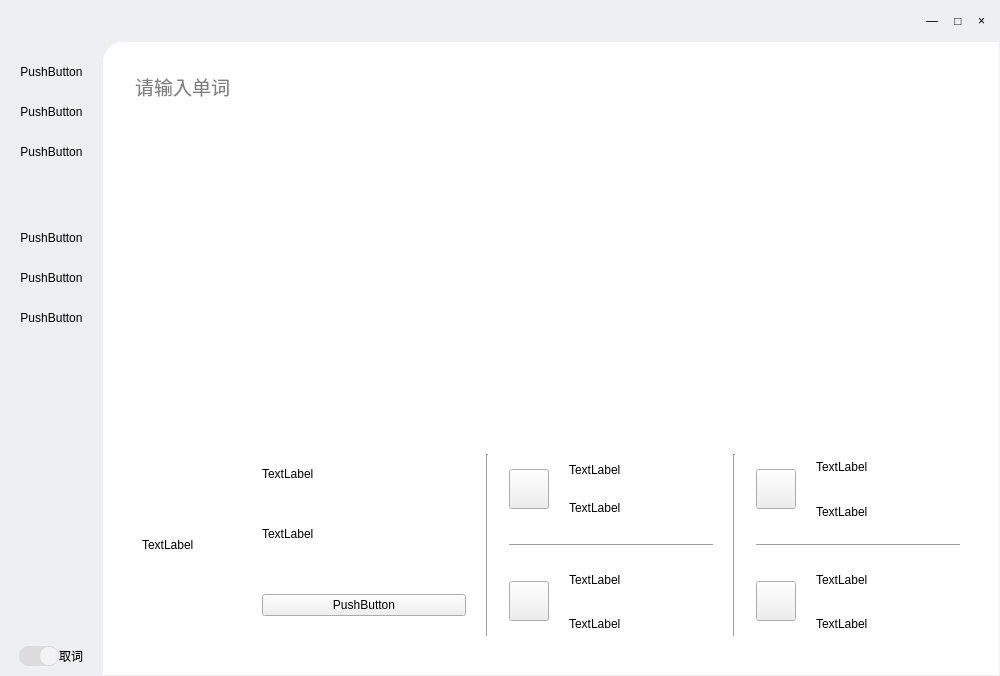
<?xml version="1.0" encoding="UTF-8"?>
<ui version="4.0">
 <class>MainWindow</class>
 <widget class="QMainWindow" name="MainWindow">
  <property name="geometry">
   <rect>
    <x>0</x>
    <y>0</y>
    <width>1000</width>
    <height>676</height>
   </rect>
  </property>
  <property name="font">
   <font>
    <family>等线</family>
   </font>
  </property>
  <property name="windowTitle">
   <string>MainWindow</string>
  </property>
  <property name="styleSheet">
   <string notr="true">QLabel{	
	font: 9pt &quot;等线&quot;;
}



QWidget#widget{
        background-color: rgb(237, 239, 242);
}

QWidget#widget_2{
        background-color: rgb(237, 239, 242);
}

QWidget#widget_3,
QWidget#widget_4,
QWidget#widget_5,
QWidget#widget_6,
QWidget#widget_7,
QWidget#widget_8{
		border-top-left-radius:20px;
        background-color: rgb(255, 255, 255);
}

QFrame#frame{
	background-color: rgb(220, 220, 220);
	border-radius:10px;
	max-height:20px; 
	max-width:40px;
	min-height:20px; 
	min-width:40px;
	
}

QPushButton#pushButton_11{
	background-color: rgb(220, 220, 220);
	border-radius:9px;
	padding: 0px;
	max-height:18px;
	max-width:18px;
	min-height:18px; 
	min-width:18px;
}

QPushButton#pushButton_12{	
	background-color: rgb(244, 244, 244);
	border-radius:9px;
	padding: 0px;
	max-height:18px; 
	max-width:18px;
	min-height:18px; 
	min-width:18px;
}

QPushButton#pushButton_2,
QPushButton#pushButton_3,
QPushButton#pushButton_4,
QPushButton#pushButton_5,
QPushButton#pushButton_6,
QPushButton#pushButton_7{
        background-color: rgb(237, 239, 242);
        border-radius:1px;
        padding: 10px 20px 10px 20px;
}

QPushButton#pushButton{
        background-color:rgb(237, 239, 242);
		border-top-left-radius:10px;
		border-bottom-left-radius:10px;
}

QPushButton#pushButton_13,
QPushButton#pushButton_14{
	background-color: rgb(255, 255, 255);
	border-radius:5px;
	padding:3px;
}

QPushButton#pushButton_13:hover,
QPushButton#pushButton_14:hover{
	background-color: rgb(240, 240, 240);
	border-radius:5px;
}

QPushButton#pushButton_8,
QPushButton#pushButton_9,
QPushButton#pushButton_10{
        background-color: rgb(237, 239, 242);
        border-radius:1px;
        padding: 5px 5px 5px 5px;
}

QPushButton#pushButton_2:hover{
	background-color: qlineargradient(spread:pad, x1:0, y1:0.5, x2:1, y2:0.5, stop:0 rgba(200, 200, 200, 255), stop:1 rgba(255, 255, 255, 255));

}

QPushButton#pushButton:hover,
QPushButton#pushButton_3:hover,
QPushButton#pushButton_4:hover,
QPushButton#pushButton_5:hover,
QPushButton#pushButton_6:hover,
QPushButton#pushButton_7:hover{
	border-radius:1px;
	background-color: qlineargradient(spread:pad, x1:0, y1:0.5, x2:1, y2:0.5, stop:0 rgba(200, 200, 200, 255), stop:1 rgba(255, 255, 255, 255));

}
</string>
  </property>
  <property name="iconSize">
   <size>
    <width>50</width>
    <height>24</height>
   </size>
  </property>
  <widget class="QWidget" name="centralwidget">
   <layout class="QGridLayout" name="gridLayout">
    <property name="leftMargin">
     <number>0</number>
    </property>
    <property name="topMargin">
     <number>0</number>
    </property>
    <property name="rightMargin">
     <number>1</number>
    </property>
    <property name="bottomMargin">
     <number>1</number>
    </property>
    <property name="spacing">
     <number>0</number>
    </property>
    <item row="0" column="1">
     <widget class="QWidget" name="widget" native="true">
      <property name="maximumSize">
       <size>
        <width>16777215</width>
        <height>60</height>
       </size>
      </property>
      <property name="styleSheet">
       <string notr="true"/>
      </property>
      <layout class="QHBoxLayout" name="horizontalLayout">
       <item>
        <spacer name="horizontalSpacer">
         <property name="orientation">
          <enum>Qt::Horizontal</enum>
         </property>
         <property name="sizeHint" stdset="0">
          <size>
           <width>490</width>
           <height>20</height>
          </size>
         </property>
        </spacer>
       </item>
       <item>
        <widget class="QPushButton" name="pushButton_10">
         <property name="text">
          <string>—</string>
         </property>
        </widget>
       </item>
       <item>
        <widget class="QPushButton" name="pushButton_9">
         <property name="text">
          <string>□</string>
         </property>
        </widget>
       </item>
       <item>
        <widget class="QPushButton" name="pushButton_8">
         <property name="text">
          <string>×</string>
         </property>
        </widget>
       </item>
      </layout>
     </widget>
    </item>
    <item row="0" column="0" rowspan="2">
     <widget class="QWidget" name="widget_2" native="true">
      <property name="sizePolicy">
       <sizepolicy hsizetype="Maximum" vsizetype="Preferred">
        <horstretch>0</horstretch>
        <verstretch>0</verstretch>
       </sizepolicy>
      </property>
      <property name="minimumSize">
       <size>
        <width>40</width>
        <height>0</height>
       </size>
      </property>
      <property name="maximumSize">
       <size>
        <width>16777215</width>
        <height>16777215</height>
       </size>
      </property>
      <property name="layoutDirection">
       <enum>Qt::RightToLeft</enum>
      </property>
      <property name="styleSheet">
       <string notr="true"/>
      </property>
      <layout class="QGridLayout" name="gridLayout_2">
       <property name="leftMargin">
        <number>0</number>
       </property>
       <property name="rightMargin">
        <number>0</number>
       </property>
       <item row="11" column="0">
        <spacer name="verticalSpacer_3">
         <property name="orientation">
          <enum>Qt::Vertical</enum>
         </property>
         <property name="sizeHint" stdset="0">
          <size>
           <width>20</width>
           <height>40</height>
          </size>
         </property>
        </spacer>
       </item>
       <item row="8" column="0">
        <widget class="QPushButton" name="pushButton_5">
         <property name="minimumSize">
          <size>
           <width>0</width>
           <height>0</height>
          </size>
         </property>
         <property name="layoutDirection">
          <enum>Qt::RightToLeft</enum>
         </property>
         <property name="text">
          <string>PushButton</string>
         </property>
         <property name="iconSize">
          <size>
           <width>25</width>
           <height>25</height>
          </size>
         </property>
        </widget>
       </item>
       <item row="1" column="0">
        <widget class="QPushButton" name="pushButton_2">
         <property name="minimumSize">
          <size>
           <width>0</width>
           <height>0</height>
          </size>
         </property>
         <property name="layoutDirection">
          <enum>Qt::RightToLeft</enum>
         </property>
         <property name="text">
          <string>PushButton</string>
         </property>
         <property name="iconSize">
          <size>
           <width>25</width>
           <height>25</height>
          </size>
         </property>
        </widget>
       </item>
       <item row="0" column="0" alignment="Qt::AlignHCenter">
        <widget class="QLabel" name="label">
         <property name="sizePolicy">
          <sizepolicy hsizetype="Fixed" vsizetype="Fixed">
           <horstretch>0</horstretch>
           <verstretch>0</verstretch>
          </sizepolicy>
         </property>
         <property name="minimumSize">
          <size>
           <width>40</width>
           <height>40</height>
          </size>
         </property>
         <property name="text">
          <string/>
         </property>
        </widget>
       </item>
       <item row="7" column="0">
        <widget class="QPushButton" name="pushButton">
         <property name="minimumSize">
          <size>
           <width>0</width>
           <height>40</height>
          </size>
         </property>
         <property name="maximumSize">
          <size>
           <width>25</width>
           <height>16777215</height>
          </size>
         </property>
         <property name="text">
          <string/>
         </property>
        </widget>
       </item>
       <item row="2" column="0">
        <widget class="QPushButton" name="pushButton_3">
         <property name="minimumSize">
          <size>
           <width>0</width>
           <height>0</height>
          </size>
         </property>
         <property name="layoutDirection">
          <enum>Qt::RightToLeft</enum>
         </property>
         <property name="text">
          <string>PushButton</string>
         </property>
         <property name="iconSize">
          <size>
           <width>25</width>
           <height>25</height>
          </size>
         </property>
        </widget>
       </item>
       <item row="13" column="0">
        <widget class="QWidget" name="widget_9" native="true">
         <property name="font">
          <font>
           <family>等线</family>
          </font>
         </property>
         <layout class="QHBoxLayout" name="horizontalLayout_9">
          <property name="spacing">
           <number>0</number>
          </property>
          <property name="leftMargin">
           <number>0</number>
          </property>
          <property name="topMargin">
           <number>0</number>
          </property>
          <property name="rightMargin">
           <number>0</number>
          </property>
          <property name="bottomMargin">
           <number>0</number>
          </property>
          <item>
           <spacer name="horizontalSpacer_3">
            <property name="orientation">
             <enum>Qt::Horizontal</enum>
            </property>
            <property name="sizeHint" stdset="0">
             <size>
              <width>10</width>
              <height>20</height>
             </size>
            </property>
           </spacer>
          </item>
          <item>
           <widget class="QLabel" name="label_2">
            <property name="sizePolicy">
             <sizepolicy hsizetype="Fixed" vsizetype="Preferred">
              <horstretch>0</horstretch>
              <verstretch>0</verstretch>
             </sizepolicy>
            </property>
            <property name="font">
             <font>
              <family>等线</family>
              <pointsize>9</pointsize>
              <weight>50</weight>
              <italic>false</italic>
              <bold>false</bold>
             </font>
            </property>
            <property name="text">
             <string>取词</string>
            </property>
           </widget>
          </item>
          <item>
           <widget class="QFrame" name="frame">
            <property name="minimumSize">
             <size>
              <width>40</width>
              <height>20</height>
             </size>
            </property>
            <property name="maximumSize">
             <size>
              <width>40</width>
              <height>20</height>
             </size>
            </property>
            <property name="frameShape">
             <enum>QFrame::Box</enum>
            </property>
            <property name="frameShadow">
             <enum>QFrame::Raised</enum>
            </property>
            <property name="lineWidth">
             <number>1</number>
            </property>
            <layout class="QHBoxLayout" name="horizontalLayout_8">
             <property name="spacing">
              <number>0</number>
             </property>
             <property name="leftMargin">
              <number>0</number>
             </property>
             <property name="topMargin">
              <number>0</number>
             </property>
             <property name="rightMargin">
              <number>0</number>
             </property>
             <property name="bottomMargin">
              <number>0</number>
             </property>
             <item>
              <widget class="QPushButton" name="pushButton_12">
               <property name="minimumSize">
                <size>
                 <width>18</width>
                 <height>18</height>
                </size>
               </property>
               <property name="maximumSize">
                <size>
                 <width>18</width>
                 <height>18</height>
                </size>
               </property>
               <property name="text">
                <string/>
               </property>
              </widget>
             </item>
             <item>
              <widget class="QPushButton" name="pushButton_11">
               <property name="minimumSize">
                <size>
                 <width>18</width>
                 <height>18</height>
                </size>
               </property>
               <property name="maximumSize">
                <size>
                 <width>18</width>
                 <height>18</height>
                </size>
               </property>
               <property name="text">
                <string/>
               </property>
              </widget>
             </item>
            </layout>
           </widget>
          </item>
          <item>
           <spacer name="horizontalSpacer_2">
            <property name="orientation">
             <enum>Qt::Horizontal</enum>
            </property>
            <property name="sizeHint" stdset="0">
             <size>
              <width>10</width>
              <height>20</height>
             </size>
            </property>
           </spacer>
          </item>
         </layout>
        </widget>
       </item>
       <item row="9" column="0">
        <widget class="QPushButton" name="pushButton_6">
         <property name="minimumSize">
          <size>
           <width>0</width>
           <height>0</height>
          </size>
         </property>
         <property name="layoutDirection">
          <enum>Qt::RightToLeft</enum>
         </property>
         <property name="text">
          <string>PushButton</string>
         </property>
         <property name="iconSize">
          <size>
           <width>25</width>
           <height>25</height>
          </size>
         </property>
        </widget>
       </item>
       <item row="12" column="0">
        <spacer name="verticalSpacer">
         <property name="orientation">
          <enum>Qt::Vertical</enum>
         </property>
         <property name="sizeHint" stdset="0">
          <size>
           <width>20</width>
           <height>40</height>
          </size>
         </property>
        </spacer>
       </item>
       <item row="10" column="0">
        <widget class="QPushButton" name="pushButton_7">
         <property name="minimumSize">
          <size>
           <width>0</width>
           <height>0</height>
          </size>
         </property>
         <property name="layoutDirection">
          <enum>Qt::RightToLeft</enum>
         </property>
         <property name="text">
          <string>PushButton</string>
         </property>
         <property name="iconSize">
          <size>
           <width>25</width>
           <height>25</height>
          </size>
         </property>
        </widget>
       </item>
       <item row="3" column="0">
        <widget class="QPushButton" name="pushButton_4">
         <property name="minimumSize">
          <size>
           <width>0</width>
           <height>0</height>
          </size>
         </property>
         <property name="layoutDirection">
          <enum>Qt::RightToLeft</enum>
         </property>
         <property name="text">
          <string>PushButton</string>
         </property>
         <property name="iconSize">
          <size>
           <width>25</width>
           <height>25</height>
          </size>
         </property>
        </widget>
       </item>
      </layout>
     </widget>
    </item>
    <item row="1" column="1" colspan="2">
     <widget class="QStackedWidget" name="stackedWidget">
      <property name="styleSheet">
       <string notr="true"/>
      </property>
      <property name="currentIndex">
       <number>4</number>
      </property>
      <widget class="QWidget" name="page">
       <property name="styleSheet">
        <string notr="true"/>
       </property>
       <layout class="QHBoxLayout" name="horizontalLayout_2">
        <property name="leftMargin">
         <number>0</number>
        </property>
        <property name="topMargin">
         <number>0</number>
        </property>
        <property name="rightMargin">
         <number>0</number>
        </property>
        <property name="bottomMargin">
         <number>0</number>
        </property>
        <item>
         <widget class="QWidget" name="widget_3" native="true">
          <property name="styleSheet">
           <string notr="true"/>
          </property>
          <layout class="QVBoxLayout" name="verticalLayout_2">
           <item>
            <widget class="QLineEdit" name="lineEdit">
             <property name="text">
              <string>Page1</string>
             </property>
            </widget>
           </item>
          </layout>
         </widget>
        </item>
       </layout>
      </widget>
      <widget class="QWidget" name="page_2">
       <layout class="QVBoxLayout" name="verticalLayout">
        <property name="leftMargin">
         <number>0</number>
        </property>
        <property name="topMargin">
         <number>0</number>
        </property>
        <property name="rightMargin">
         <number>0</number>
        </property>
        <property name="bottomMargin">
         <number>0</number>
        </property>
        <item>
         <widget class="QWidget" name="widget_4" native="true">
          <property name="styleSheet">
           <string notr="true"/>
          </property>
          <layout class="QHBoxLayout" name="horizontalLayout_7">
           <item>
            <widget class="QLineEdit" name="lineEdit_2">
             <property name="text">
              <string>Page2</string>
             </property>
            </widget>
           </item>
          </layout>
         </widget>
        </item>
       </layout>
      </widget>
      <widget class="QWidget" name="page_3">
       <layout class="QHBoxLayout" name="horizontalLayout_3">
        <property name="leftMargin">
         <number>0</number>
        </property>
        <property name="topMargin">
         <number>0</number>
        </property>
        <property name="rightMargin">
         <number>0</number>
        </property>
        <property name="bottomMargin">
         <number>0</number>
        </property>
        <item>
         <widget class="QWidget" name="widget_5" native="true">
          <property name="styleSheet">
           <string notr="true"/>
          </property>
          <layout class="QVBoxLayout" name="verticalLayout_3">
           <item>
            <widget class="QLineEdit" name="lineEdit_3">
             <property name="text">
              <string>Page3</string>
             </property>
            </widget>
           </item>
          </layout>
         </widget>
        </item>
       </layout>
      </widget>
      <widget class="QWidget" name="page_4">
       <layout class="QHBoxLayout" name="horizontalLayout_4">
        <property name="leftMargin">
         <number>0</number>
        </property>
        <property name="topMargin">
         <number>0</number>
        </property>
        <property name="rightMargin">
         <number>0</number>
        </property>
        <property name="bottomMargin">
         <number>0</number>
        </property>
        <item>
         <widget class="QWidget" name="widget_6" native="true">
          <property name="styleSheet">
           <string notr="true"/>
          </property>
          <layout class="QVBoxLayout" name="verticalLayout_4">
           <item>
            <widget class="QLineEdit" name="lineEdit_4">
             <property name="text">
              <string>Page4</string>
             </property>
            </widget>
           </item>
          </layout>
         </widget>
        </item>
       </layout>
      </widget>
      <widget class="QWidget" name="page_5">
       <layout class="QHBoxLayout" name="horizontalLayout_5">
        <property name="leftMargin">
         <number>0</number>
        </property>
        <property name="topMargin">
         <number>0</number>
        </property>
        <property name="rightMargin">
         <number>0</number>
        </property>
        <property name="bottomMargin">
         <number>0</number>
        </property>
        <item>
         <widget class="QWidget" name="widget_7" native="true">
          <property name="styleSheet">
           <string notr="true"/>
          </property>
          <layout class="QGridLayout" name="gridLayout_3">
           <property name="leftMargin">
            <number>30</number>
           </property>
           <property name="topMargin">
            <number>30</number>
           </property>
           <property name="rightMargin">
            <number>30</number>
           </property>
           <property name="bottomMargin">
            <number>30</number>
           </property>
           <item row="1" column="0">
            <spacer name="verticalSpacer_2">
             <property name="orientation">
              <enum>Qt::Vertical</enum>
             </property>
             <property name="sizeHint" stdset="0">
              <size>
               <width>20</width>
               <height>40</height>
              </size>
             </property>
            </spacer>
           </item>
           <item row="0" column="0">
            <widget class="QLineEdit" name="lineEdit_5">
             <property name="font">
              <font>
               <family>等线</family>
               <pointsize>14</pointsize>
              </font>
             </property>
             <property name="focusPolicy">
              <enum>Qt::StrongFocus</enum>
             </property>
             <property name="text">
              <string/>
             </property>
             <property name="frame">
              <bool>false</bool>
             </property>
             <property name="cursorPosition">
              <number>0</number>
             </property>
             <property name="placeholderText">
              <string>请输入单词</string>
             </property>
            </widget>
           </item>
           <item row="0" column="1">
            <widget class="QPushButton" name="pushButton_13">
             <property name="text">
              <string/>
             </property>
             <property name="icon">
              <iconset resource="icon.qrc">
               <normaloff>:/icon/icon/exit3.png</normaloff>:/icon/icon/exit3.png</iconset>
             </property>
             <property name="iconSize">
              <size>
               <width>25</width>
               <height>25</height>
              </size>
             </property>
            </widget>
           </item>
           <item row="0" column="2">
            <widget class="QPushButton" name="pushButton_14">
             <property name="text">
              <string/>
             </property>
             <property name="icon">
              <iconset resource="icon.qrc">
               <normaloff>:/icon/icon/enter2.png</normaloff>:/icon/icon/enter2.png</iconset>
             </property>
             <property name="iconSize">
              <size>
               <width>25</width>
               <height>25</height>
              </size>
             </property>
            </widget>
           </item>
           <item row="2" column="0" colspan="3">
            <widget class="QWidget" name="widget_10" native="true">
             <property name="minimumSize">
              <size>
               <width>0</width>
               <height>200</height>
              </size>
             </property>
             <property name="maximumSize">
              <size>
               <width>16777215</width>
               <height>200</height>
              </size>
             </property>
             <layout class="QGridLayout" name="gridLayout_4" columnstretch="1,1,1,1,1,1">
              <property name="spacing">
               <number>20</number>
              </property>
              <item row="0" column="2" rowspan="3">
               <widget class="Line" name="line">
                <property name="orientation">
                 <enum>Qt::Vertical</enum>
                </property>
               </widget>
              </item>
              <item row="2" column="5">
               <layout class="QHBoxLayout" name="horizontalLayout_13">
                <item>
                 <widget class="QPushButton" name="pushButton_19">
                  <property name="minimumSize">
                   <size>
                    <width>40</width>
                    <height>40</height>
                   </size>
                  </property>
                  <property name="maximumSize">
                   <size>
                    <width>40</width>
                    <height>40</height>
                   </size>
                  </property>
                  <property name="text">
                   <string/>
                  </property>
                  <property name="icon">
                   <iconset resource="icon.qrc">
                    <normaloff>:/icon/icon/exit3.png</normaloff>:/icon/icon/exit3.png</iconset>
                  </property>
                  <property name="iconSize">
                   <size>
                    <width>30</width>
                    <height>30</height>
                   </size>
                  </property>
                 </widget>
                </item>
                <item>
                 <layout class="QVBoxLayout" name="verticalLayout_10">
                  <item>
                   <widget class="QLabel" name="label_11">
                    <property name="text">
                     <string>TextLabel</string>
                    </property>
                   </widget>
                  </item>
                  <item>
                   <widget class="QLabel" name="label_12">
                    <property name="text">
                     <string>TextLabel</string>
                    </property>
                   </widget>
                  </item>
                 </layout>
                </item>
               </layout>
              </item>
              <item row="0" column="5">
               <layout class="QHBoxLayout" name="horizontalLayout_12">
                <item>
                 <widget class="QPushButton" name="pushButton_18">
                  <property name="minimumSize">
                   <size>
                    <width>40</width>
                    <height>40</height>
                   </size>
                  </property>
                  <property name="maximumSize">
                   <size>
                    <width>40</width>
                    <height>40</height>
                   </size>
                  </property>
                  <property name="text">
                   <string/>
                  </property>
                  <property name="icon">
                   <iconset resource="icon.qrc">
                    <normaloff>:/icon/icon/exit3.png</normaloff>:/icon/icon/exit3.png</iconset>
                  </property>
                  <property name="iconSize">
                   <size>
                    <width>30</width>
                    <height>30</height>
                   </size>
                  </property>
                 </widget>
                </item>
                <item>
                 <layout class="QVBoxLayout" name="verticalLayout_9">
                  <item>
                   <widget class="QLabel" name="label_9">
                    <property name="text">
                     <string>TextLabel</string>
                    </property>
                   </widget>
                  </item>
                  <item>
                   <widget class="QLabel" name="label_10">
                    <property name="text">
                     <string>TextLabel</string>
                    </property>
                   </widget>
                  </item>
                 </layout>
                </item>
               </layout>
              </item>
              <item row="1" column="3">
               <widget class="Line" name="line_3">
                <property name="orientation">
                 <enum>Qt::Horizontal</enum>
                </property>
               </widget>
              </item>
              <item row="0" column="4" rowspan="3">
               <widget class="Line" name="line_2">
                <property name="orientation">
                 <enum>Qt::Vertical</enum>
                </property>
               </widget>
              </item>
              <item row="0" column="1" rowspan="3">
               <layout class="QVBoxLayout" name="verticalLayout_5">
                <item>
                 <widget class="QLabel" name="label_3">
                  <property name="text">
                   <string>TextLabel</string>
                  </property>
                 </widget>
                </item>
                <item>
                 <widget class="QLabel" name="label_4">
                  <property name="text">
                   <string>TextLabel</string>
                  </property>
                 </widget>
                </item>
                <item>
                 <spacer name="horizontalSpacer_4">
                  <property name="orientation">
                   <enum>Qt::Horizontal</enum>
                  </property>
                  <property name="sizeHint" stdset="0">
                   <size>
                    <width>40</width>
                    <height>20</height>
                   </size>
                  </property>
                 </spacer>
                </item>
                <item>
                 <widget class="QPushButton" name="pushButton_15">
                  <property name="text">
                   <string>PushButton</string>
                  </property>
                 </widget>
                </item>
                <item>
                 <spacer name="horizontalSpacer_5">
                  <property name="orientation">
                   <enum>Qt::Horizontal</enum>
                  </property>
                  <property name="sizeHint" stdset="0">
                   <size>
                    <width>40</width>
                    <height>20</height>
                   </size>
                  </property>
                 </spacer>
                </item>
               </layout>
              </item>
              <item row="1" column="5">
               <widget class="Line" name="line_4">
                <property name="orientation">
                 <enum>Qt::Horizontal</enum>
                </property>
               </widget>
              </item>
              <item row="0" column="3">
               <layout class="QHBoxLayout" name="horizontalLayout_10">
                <item>
                 <widget class="QPushButton" name="pushButton_16">
                  <property name="minimumSize">
                   <size>
                    <width>40</width>
                    <height>40</height>
                   </size>
                  </property>
                  <property name="maximumSize">
                   <size>
                    <width>40</width>
                    <height>40</height>
                   </size>
                  </property>
                  <property name="text">
                   <string/>
                  </property>
                  <property name="icon">
                   <iconset resource="icon.qrc">
                    <normaloff>:/icon/icon/exit3.png</normaloff>:/icon/icon/exit3.png</iconset>
                  </property>
                  <property name="iconSize">
                   <size>
                    <width>30</width>
                    <height>30</height>
                   </size>
                  </property>
                 </widget>
                </item>
                <item>
                 <layout class="QVBoxLayout" name="verticalLayout_7">
                  <property name="spacing">
                   <number>6</number>
                  </property>
                  <item>
                   <widget class="QLabel" name="label_5">
                    <property name="text">
                     <string>TextLabel</string>
                    </property>
                   </widget>
                  </item>
                  <item>
                   <widget class="QLabel" name="label_6">
                    <property name="text">
                     <string>TextLabel</string>
                    </property>
                   </widget>
                  </item>
                 </layout>
                </item>
               </layout>
              </item>
              <item row="2" column="3">
               <layout class="QHBoxLayout" name="horizontalLayout_11">
                <item>
                 <widget class="QPushButton" name="pushButton_17">
                  <property name="minimumSize">
                   <size>
                    <width>40</width>
                    <height>40</height>
                   </size>
                  </property>
                  <property name="maximumSize">
                   <size>
                    <width>40</width>
                    <height>40</height>
                   </size>
                  </property>
                  <property name="text">
                   <string/>
                  </property>
                  <property name="icon">
                   <iconset resource="icon.qrc">
                    <normaloff>:/icon/icon/exit3.png</normaloff>:/icon/icon/exit3.png</iconset>
                  </property>
                  <property name="iconSize">
                   <size>
                    <width>30</width>
                    <height>30</height>
                   </size>
                  </property>
                 </widget>
                </item>
                <item>
                 <layout class="QVBoxLayout" name="verticalLayout_8">
                  <item>
                   <widget class="QLabel" name="label_7">
                    <property name="text">
                     <string>TextLabel</string>
                    </property>
                   </widget>
                  </item>
                  <item>
                   <widget class="QLabel" name="label_8">
                    <property name="text">
                     <string>TextLabel</string>
                    </property>
                   </widget>
                  </item>
                 </layout>
                </item>
               </layout>
              </item>
              <item row="0" column="0" rowspan="3">
               <widget class="QLabel" name="label_13">
                <property name="minimumSize">
                 <size>
                  <width>100</width>
                  <height>0</height>
                 </size>
                </property>
                <property name="maximumSize">
                 <size>
                  <width>100</width>
                  <height>16777215</height>
                 </size>
                </property>
                <property name="text">
                 <string>TextLabel</string>
                </property>
               </widget>
              </item>
             </layout>
            </widget>
           </item>
          </layout>
         </widget>
        </item>
       </layout>
      </widget>
      <widget class="QWidget" name="page_6">
       <layout class="QHBoxLayout" name="horizontalLayout_6">
        <property name="leftMargin">
         <number>0</number>
        </property>
        <property name="topMargin">
         <number>0</number>
        </property>
        <property name="rightMargin">
         <number>0</number>
        </property>
        <property name="bottomMargin">
         <number>0</number>
        </property>
        <item>
         <widget class="QWidget" name="widget_8" native="true">
          <property name="styleSheet">
           <string notr="true"/>
          </property>
          <layout class="QVBoxLayout" name="verticalLayout_6">
           <item>
            <widget class="QLineEdit" name="lineEdit_6">
             <property name="text">
              <string>Page6</string>
             </property>
            </widget>
           </item>
          </layout>
         </widget>
        </item>
       </layout>
      </widget>
     </widget>
    </item>
   </layout>
  </widget>
  <action name="action1">
   <property name="checkable">
    <bool>true</bool>
   </property>
   <property name="text">
    <string>1</string>
   </property>
   <property name="toolTip">
    <string>&lt;html&gt;&lt;head/&gt;&lt;body&gt;&lt;p&gt;1&lt;/p&gt;&lt;/body&gt;&lt;/html&gt;</string>
   </property>
  </action>
 </widget>
 <tabstops>
  <tabstop>lineEdit_5</tabstop>
  <tabstop>pushButton_9</tabstop>
  <tabstop>pushButton_8</tabstop>
  <tabstop>pushButton_7</tabstop>
  <tabstop>pushButton_6</tabstop>
  <tabstop>pushButton_5</tabstop>
  <tabstop>pushButton_2</tabstop>
  <tabstop>pushButton_3</tabstop>
  <tabstop>pushButton</tabstop>
  <tabstop>pushButton_4</tabstop>
  <tabstop>lineEdit</tabstop>
  <tabstop>lineEdit_2</tabstop>
  <tabstop>lineEdit_3</tabstop>
  <tabstop>lineEdit_4</tabstop>
  <tabstop>pushButton_10</tabstop>
  <tabstop>lineEdit_6</tabstop>
  <tabstop>pushButton_11</tabstop>
  <tabstop>pushButton_12</tabstop>
 </tabstops>
 <resources>
  <include location="icon.qrc"/>
 </resources>
 <connections/>
</ui>
